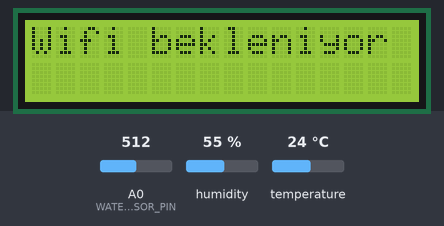
The sketch below on a simulated ESP8266 (NodeMCU). Shown: 16×2 character LCD. The inputs (shaded band) are chosen by the test bench; at power-on: humidity 55 %, A0 (WATER_SENSOR_PIN) = 512, temperature 24 °C. WiFi joins after 1.5 s; servers stay silent unless stated; uploads are accepted with an empty reply; what the sketch prints to the serial monitor is not drawn.

Above: at 1.2 s.
1.3 s: humidity set to 22 %
At 3.5 s:
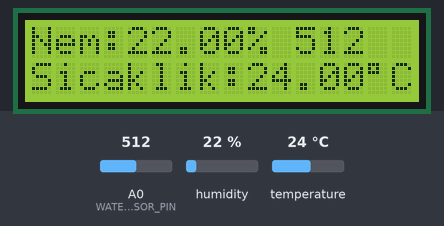
4.6 s: A0 (WATER_SENSOR_PIN) set to 716
At 7.3 s:
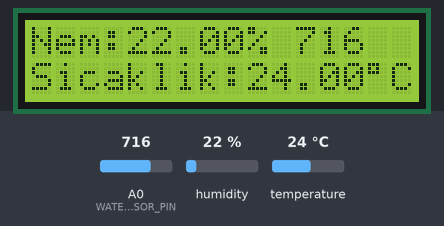
8.1 s: temperature set to 12 °C
At 9.8 s:
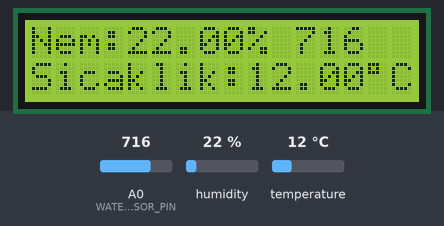
11.4 s: A0 (WATER_SENSOR_PIN) set to 900
At 14.6 s:
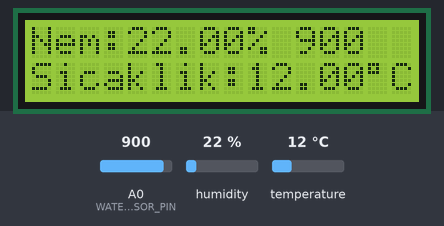
14.9 s: humidity set to 40 %
At 16.1 s:
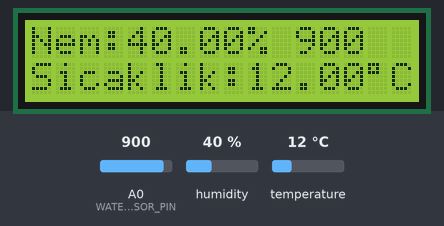
18.2 s: A0 (WATER_SENSOR_PIN) set to 1023
At 21.1 s:
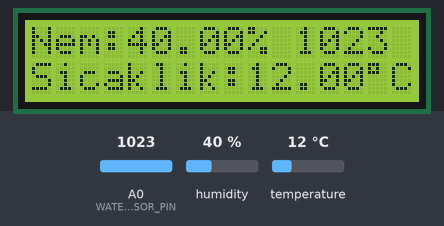
Timing chart, 0 to 22.6 s (numbered marks = the images above; inputs shaded):
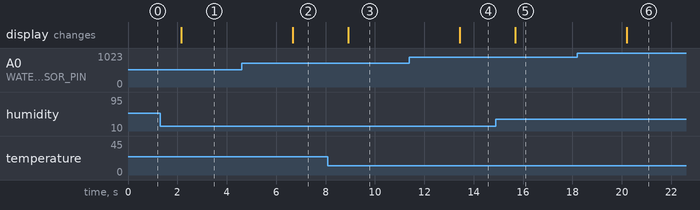

The sketch:

nodemcu.ino
```cpp
#include <ESP8266WiFi.h>
#include <WiFiClient.h>
#include <ESP8266HTTPClient.h>
#include <Wire.h>
#include <LiquidCrystal_I2C.h>
#include "DHT.h"

#define DHT11_PIN D4
#define WATER_SENSOR_PIN A0

LiquidCrystal_I2C lcd(0x27, 16, 2);
DHT dht11(DHT11_PIN, DHT11);

// WiFi bağlantı bilgileri
const char* ssid = "your_ssid";
const char* password = "your_password";
// Sunucu URL'si
const char* serverUrl = "your_server_url";

void sendPostRequest(String postData) {
  WiFiClient client;
  HTTPClient http;
  http.begin(client, serverUrl);  // Yeni API kullanımı

  http.addHeader("Content-Type", "application/x-www-form-urlencoded");

  int httpResponseCode = http.POST(postData);

  if (httpResponseCode > 0) {
    String response = http.getString();
    //Serial.println(httpResponseCode);
    Serial.println(response);  // Sunucudan gelen cevabı seri portta göster
  } else {
    Serial.print("Error on sending POST: ");
    Serial.println(httpResponseCode);
  }

  http.end();
}

void connectToWiFi() {
  WiFi.begin(ssid, password);

  while (WiFi.status() != WL_CONNECTED) {
    lcd.print("Wifi bekleniyor");
    delay(1000);
    lcd.clear();
  }

  Serial.println("Wifi baglandi");
}

void setup() {
  Serial.begin(9600);
  dht11.begin();
  lcd.init();
  lcd.backlight();
}

void loop() {
  if (WiFi.status() != WL_CONNECTED)
    connectToWiFi();

  // Nem okumayı yap
  float humidity = dht11.readHumidity();
  // Sıcaklığı Celsius olarak oku
  float temperatureC = dht11.readTemperature();
  // Su seviyesi okumayı yap
  int waterLevel = analogRead(WATER_SENSOR_PIN);

  if (isnan(humidity) || isnan(temperatureC)) {
    Serial.println("DHT11 sensöründen okuma yapılamadı!");
  } else {
    lcd.clear();

    lcd.setCursor(0, 0);
    lcd.print("Nem:");
    lcd.print(humidity);
    lcd.print("% ");
    lcd.print(waterLevel);

    lcd.setCursor(0, 1);
    lcd.print("Sicaklik:");
    lcd.print(temperatureC);
    lcd.print("\337C");

    String postData = "humidity=" + String(humidity, 2) + "&temperature=" + String(temperatureC, 2) + "&waterLevel=" + String(waterLevel);
    sendPostRequest(postData);

    delay(2000);
  }
}
```

Measured:
- after the input at 1.3 s, the display: changes after 0.85 s (image 1)
- after the input at 4.6 s, the display: changes after 2.1 s (image 2)
- after the input at 8.1 s, the display: changes after 0.82 s (image 3)
- after the input at 11.4 s, the display: changes after 2.0 s (image 4)
- after the input at 14.9 s, the display: changes after 0.79 s (image 5)
- after the input at 18.2 s, the display: changes after 2.0 s (image 6)
